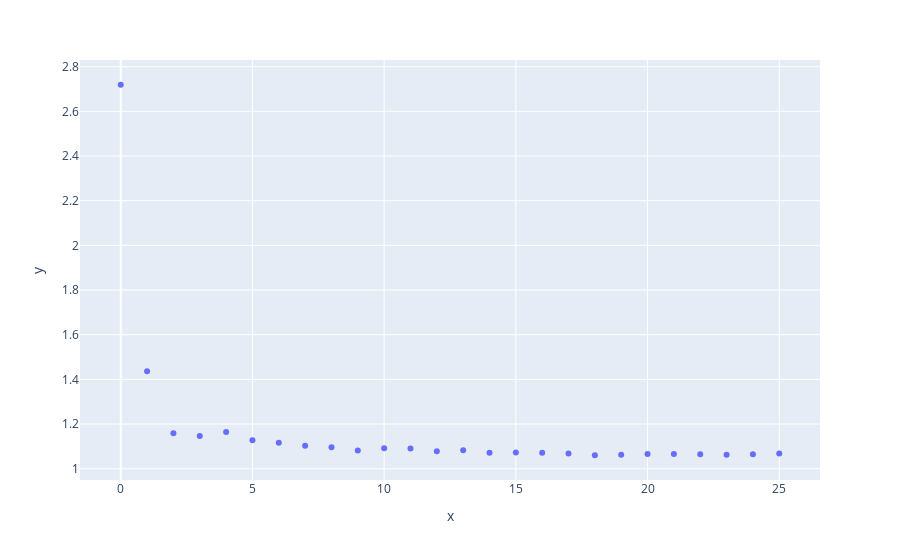

Notebook code for this chart:
### Markdown cell above
### Averaging ratios

### Code cell
min_len = min([len(ratios[key]) for key in ratios])
ratios_comp = [ratios[key][:min_len] for key in ratios]
avgs = np.mean(ratios_comp, axis=0)

fig = px.scatter(x=np.arange(0, len(avgs)), y=avgs)
fig.show()

### Figure 1 — Plotly figure (JSON) as saved in the notebook; plotly's stock layout.template omitted (floating-point values rounded to 4 significant figures)
{"data": [{"hovertemplate": "x=%{x}<br>y=%{y}<extra></extra>", "legendgroup": "", "marker": {"color": "#636efa", "symbol": "circle"}, "mode": "markers", "name": "", "orientation": "v", "showlegend": false, "type": "scatter", "x": [0, 1, 2, 3, 4, 5, 6, 7, 8, 9, 10, 11, 12, 13, 14, 15, 16, 17, 18, 19, 20, 21, 22, 23, 24, 25], "xaxis": "x", "y": [2.719, 1.436, 1.159, 1.147, 1.165, 1.128, 1.117, 1.102, 1.097, 1.082, 1.092, 1.091, 1.079, 1.083, 1.072, 1.072, 1.072, 1.068, 1.06, 1.062, 1.066, 1.066, 1.065, 1.063, 1.064, 1.068], "yaxis": "y"}], "layout": {"legend": {"tracegroupgap": 0}, "margin": {"t": 60}, "xaxis": {"anchor": "y", "domain": [0, 1], "title": {"text": "x"}}, "yaxis": {"anchor": "x", "domain": [0, 1], "title": {"text": "y"}}}}
